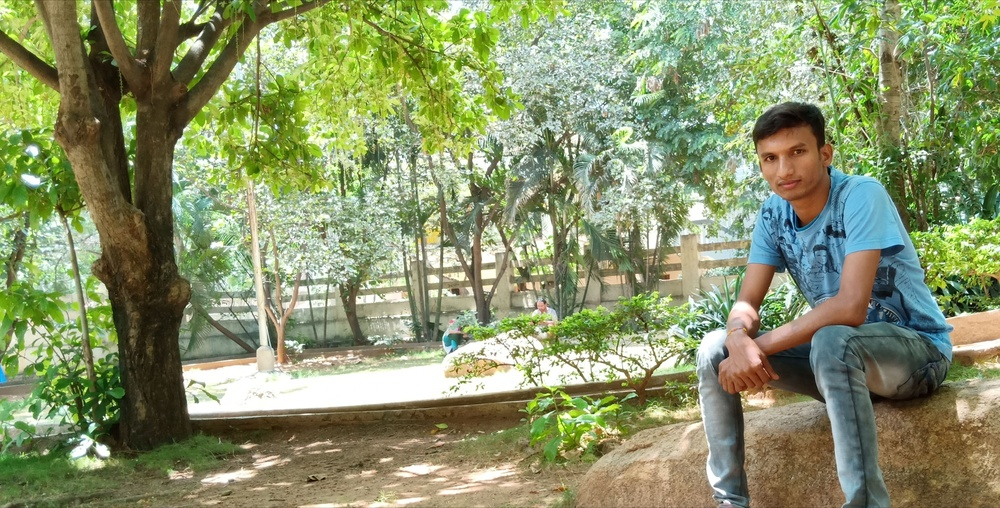
#> input picture mypic.jpg, 1000 x 508 px, shrunk from 3529 x 1794 before the run, given in place of the camera
$ python CV-VideoLaplationi.py   (older library calls are emulated)
#> lines starting #> are read from the running program, lines starting #| are printed output that depends on the picture; after the words box and inside, x2 and y2 are one past the last pixel; in counts of white or black regions, pixels touching at a corner belong together
import cv2
import numpy as np

cap=cv2.VideoCapture(0)
while True:
    _,frame=cap.read()
#> frame is the input picture: shape (508, 1000, 3); mean B, G, R 105.3, 147.2, 136.6

    laplation = cv2.Laplacian(frame,cv2.CV_64F)            #find edges in an image
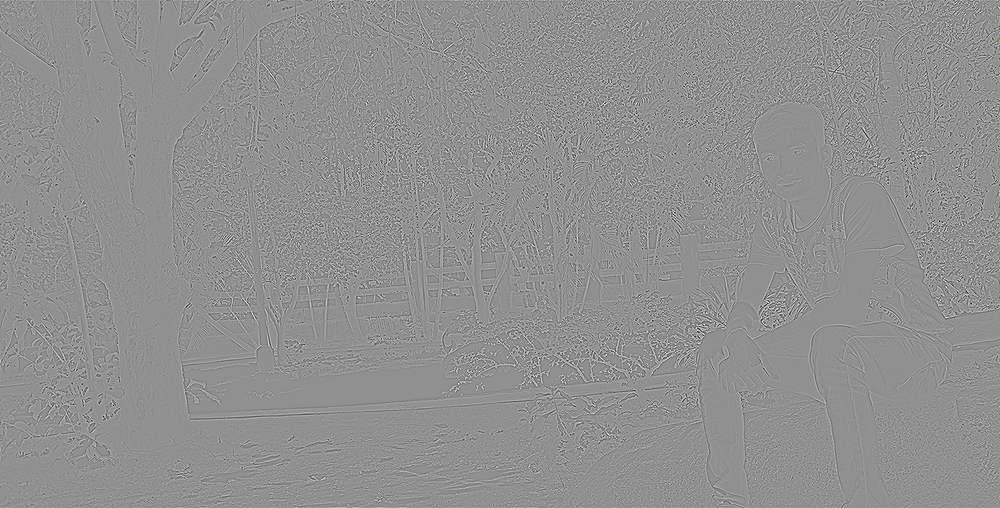
#> laplation: shape (508, 1000, 3) float64; mean B, G, R 0.1, 0.1, 0.1; drawn with min black and max white
    sobelx = cv2.Sobel(frame, cv2.CV_64F, 1, 0, ksize=5)   #you can detect the edges of an image in both horizontal and vertical directions.
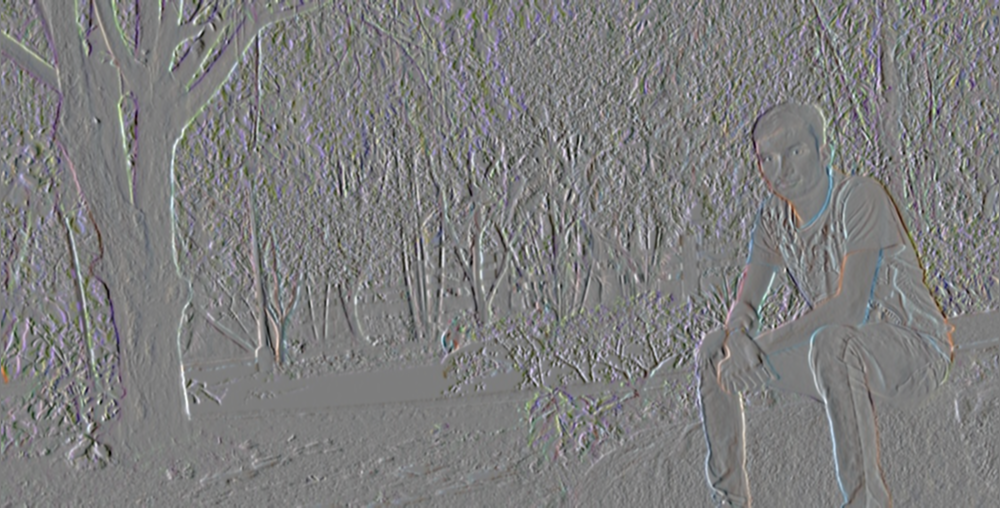
#> sobelx: shape (508, 1000, 3) float64; mean B, G, R 0.5, -2.3, 0.8; drawn with min black and max white
    sobely = cv2.Sobel(frame, cv2.CV_64F, 0, 1, ksize=5)
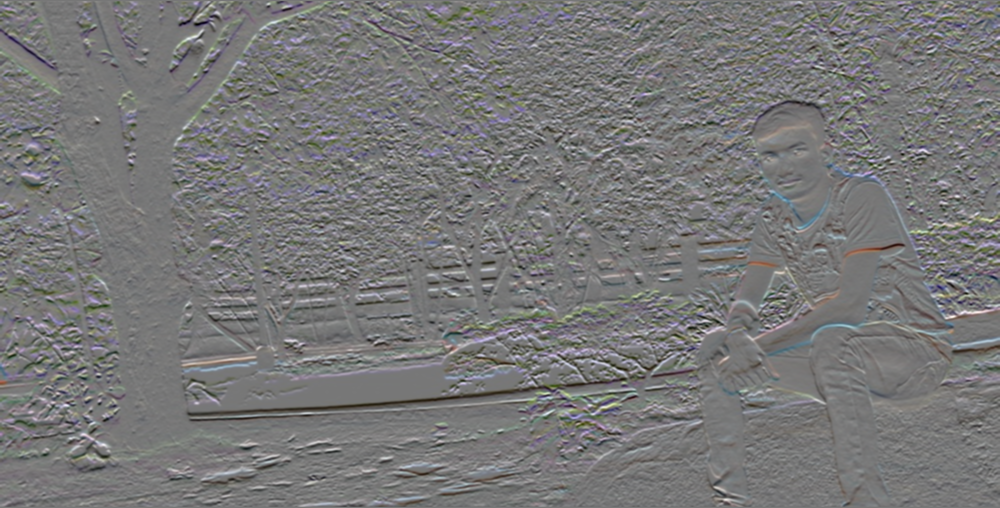
#> sobely: shape (508, 1000, 3) float64; mean B, G, R -1.5, -10.8, -1.1; drawn with min black and max white
    edges = cv2.Canny(frame,100,200)
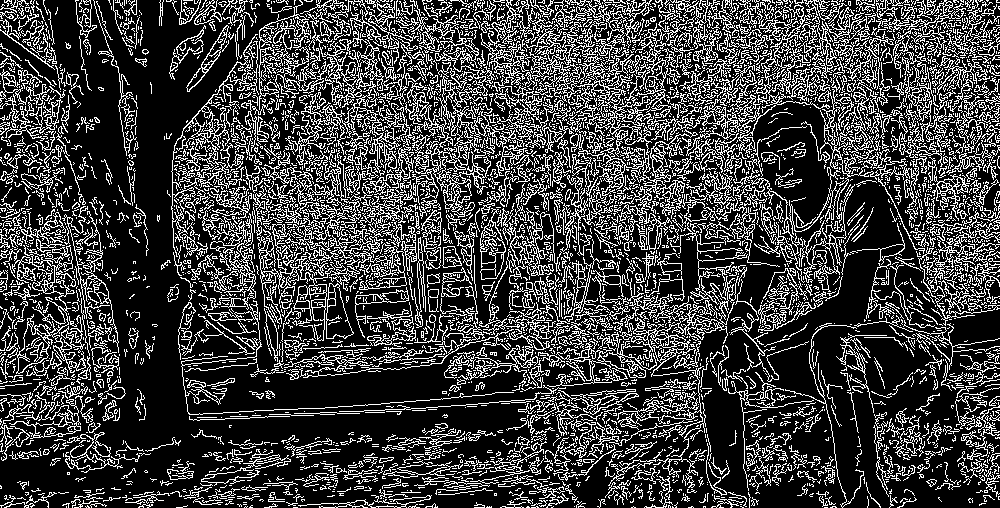
#> edges: shape (508, 1000); 25.1% white in thin lines or dots

    cv2.imshow('Original',frame)
    cv2.imshow('Laplation',laplation)
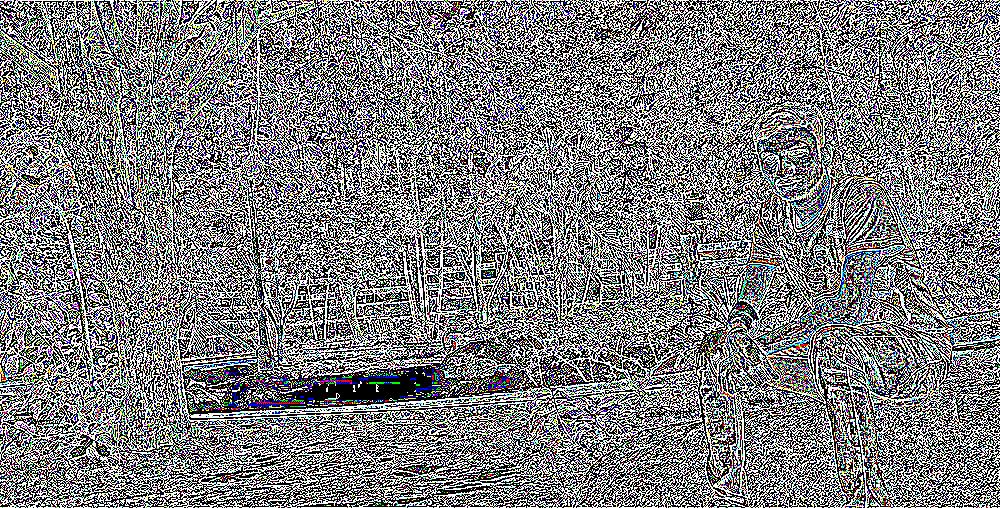
#> window 'Laplation': shape (508, 1000, 3); mean B, G, R 127, 125.9, 125.9
    cv2.imshow('sobelx', sobelx)
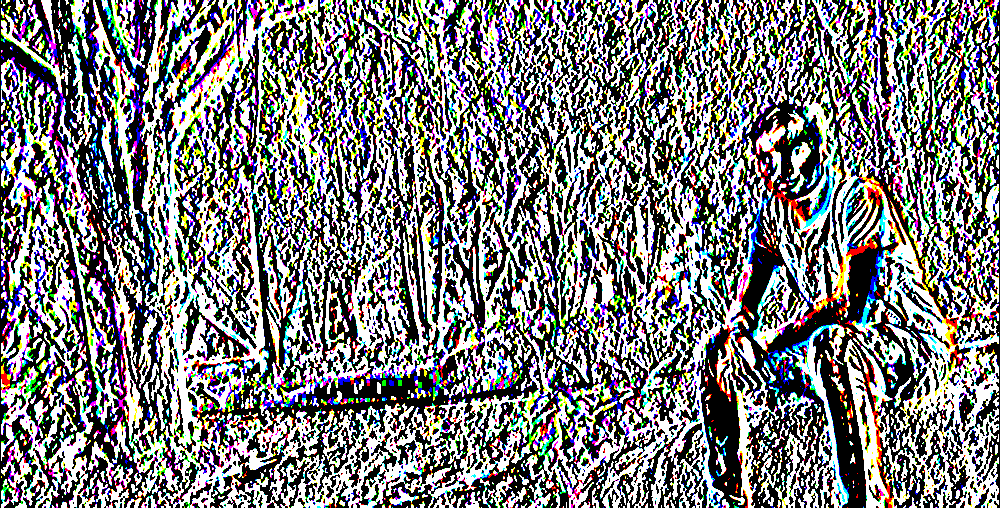
#> window 'sobelx': shape (508, 1000, 3); mean B, G, R 125.2, 124.6, 124.9
    cv2.imshow('sobely', sobely)
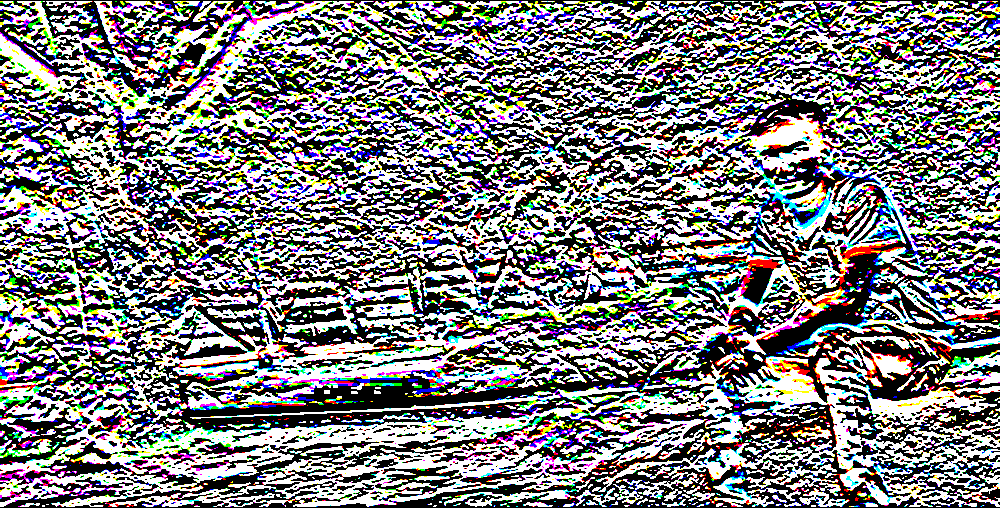
#> window 'sobely': shape (508, 1000, 3); mean B, G, R 126.5, 125.7, 126.7
    cv2.imshow('edges', edges)

    k = cv2.waitKey(5) & 0xFF
#> (key Esc is pressed here)
    if k == 27:
        break

cv2.destroyAllWindows()
cap.release()

$ run again, on abc.jpg
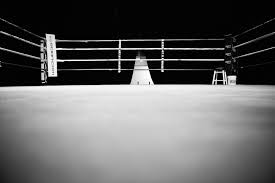
#> input picture abc.jpg, 275 x 183 px, given in place of the camera
#> frame is the input picture: shape (183, 275, 3); min 0, max 255, mean 98.1
#> `edges = cv2.Canny(frame,100,200)`:
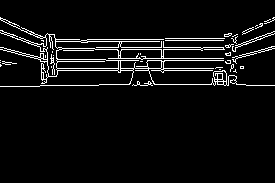
#> edges: shape (183, 275); 5.6% white in thin lines or dots, all inside (x1, y1, x2, y2) = (0, 17, 275, 87)
#> `cv2.imshow('sobely', sobely)`:
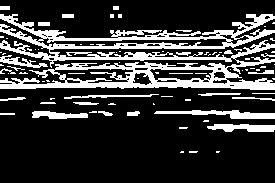
#> window 'sobely': shape (183, 275, 3); 22.1% white; 80 white regions (53 under 20 px), largest, box (x1, y1, x2, y2) and area: (0, 14, 275, 90) 8165, (154, 110, 275, 119) 565, (207, 124, 275, 132) 404

$ run again, on nature.jpg
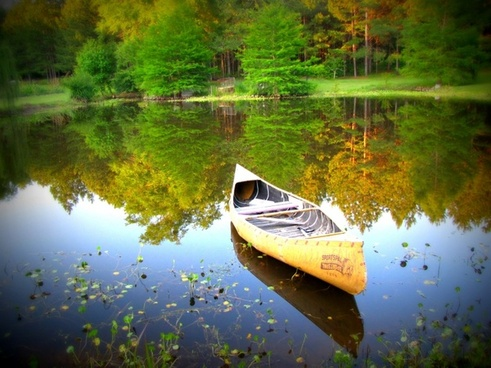
#> input picture nature.jpg, 491 x 368 px, given in place of the camera
#> frame is the input picture: shape (368, 491, 3); mean B, G, R 67.9, 109.8, 98.3
#> `edges = cv2.Canny(frame,100,200)`:
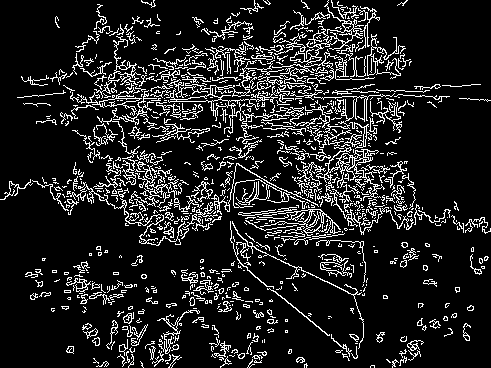
#> edges: shape (368, 491); 13.1% white in thin lines or dots
#> `cv2.imshow('sobely', sobely)`:
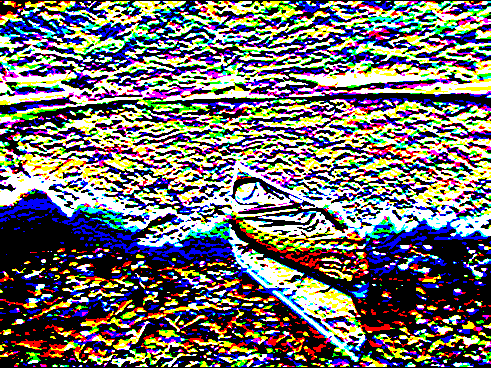
#> window 'sobely': shape (368, 491, 3); mean B, G, R 109.6, 109.6, 112.6
